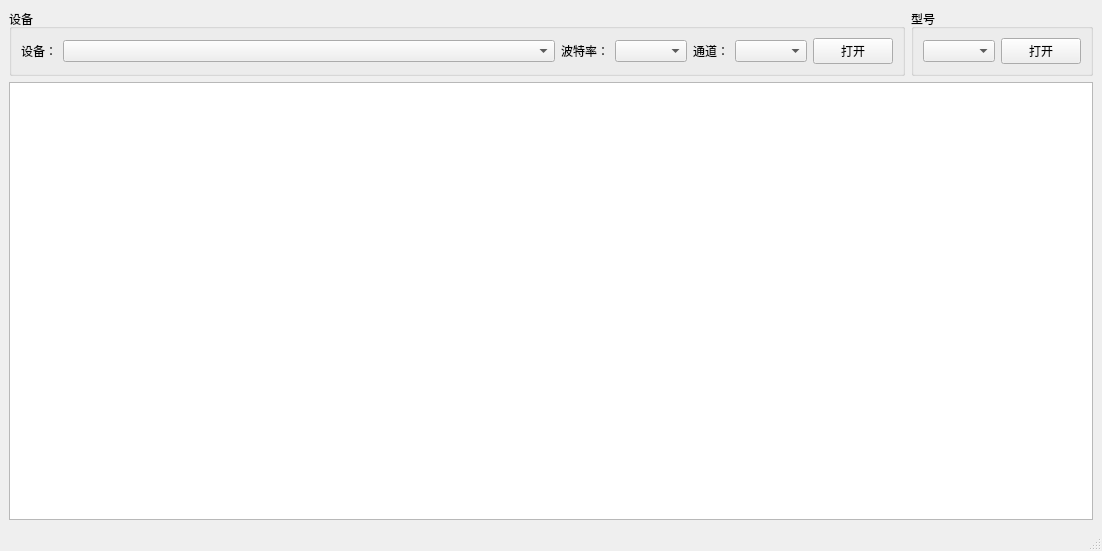
<?xml version="1.0" encoding="UTF-8"?>
<ui version="4.0">
 <class>MainWindow</class>
 <widget class="QMainWindow" name="MainWindow">
  <property name="geometry">
   <rect>
    <x>0</x>
    <y>0</y>
    <width>1102</width>
    <height>551</height>
   </rect>
  </property>
  <property name="windowTitle">
   <string>MainWindow</string>
  </property>
  <widget class="QWidget" name="centralwidget">
   <layout class="QVBoxLayout" name="verticalLayout">
    <item>
     <layout class="QHBoxLayout" name="horizontalLayout_3">
      <item>
       <widget class="QGroupBox" name="groupBox">
        <property name="sizePolicy">
         <sizepolicy hsizetype="Expanding" vsizetype="Preferred">
          <horstretch>0</horstretch>
          <verstretch>0</verstretch>
         </sizepolicy>
        </property>
        <property name="title">
         <string>设备</string>
        </property>
        <layout class="QHBoxLayout" name="horizontalLayout_2">
         <item>
          <widget class="QLabel" name="label">
           <property name="sizePolicy">
            <sizepolicy hsizetype="Minimum" vsizetype="Preferred">
             <horstretch>0</horstretch>
             <verstretch>0</verstretch>
            </sizepolicy>
           </property>
           <property name="text">
            <string>设备：</string>
           </property>
          </widget>
         </item>
         <item>
          <widget class="QComboBox" name="comboBox">
           <property name="sizePolicy">
            <sizepolicy hsizetype="Expanding" vsizetype="Fixed">
             <horstretch>0</horstretch>
             <verstretch>0</verstretch>
            </sizepolicy>
           </property>
          </widget>
         </item>
         <item>
          <widget class="QLabel" name="label_2">
           <property name="text">
            <string>波特率：</string>
           </property>
          </widget>
         </item>
         <item>
          <widget class="QComboBox" name="comboBox_2">
           <property name="sizePolicy">
            <sizepolicy hsizetype="Preferred" vsizetype="Fixed">
             <horstretch>0</horstretch>
             <verstretch>0</verstretch>
            </sizepolicy>
           </property>
          </widget>
         </item>
         <item>
          <widget class="QLabel" name="label_3">
           <property name="text">
            <string>通道：</string>
           </property>
          </widget>
         </item>
         <item>
          <widget class="QComboBox" name="comboBox_3"/>
         </item>
         <item>
          <widget class="QPushButton" name="pushButton">
           <property name="text">
            <string>打开</string>
           </property>
          </widget>
         </item>
        </layout>
       </widget>
      </item>
      <item>
       <widget class="QGroupBox" name="groupBox_2">
        <property name="title">
         <string>型号</string>
        </property>
        <layout class="QHBoxLayout" name="horizontalLayout">
         <item>
          <widget class="QComboBox" name="comboBox_4"/>
         </item>
         <item>
          <widget class="QPushButton" name="pushButton_2">
           <property name="text">
            <string>打开</string>
           </property>
          </widget>
         </item>
        </layout>
       </widget>
      </item>
     </layout>
    </item>
    <item>
     <layout class="QHBoxLayout" name="horizontalLayout_5">
      <item>
       <widget class="QTableView" name="tableView"/>
      </item>
     </layout>
    </item>
   </layout>
  </widget>
  <widget class="QMenuBar" name="menubar">
   <property name="geometry">
    <rect>
     <x>0</x>
     <y>0</y>
     <width>1102</width>
     <height>23</height>
    </rect>
   </property>
  </widget>
  <widget class="QStatusBar" name="statusbar"/>
 </widget>
 <resources/>
 <connections/>
</ui>
